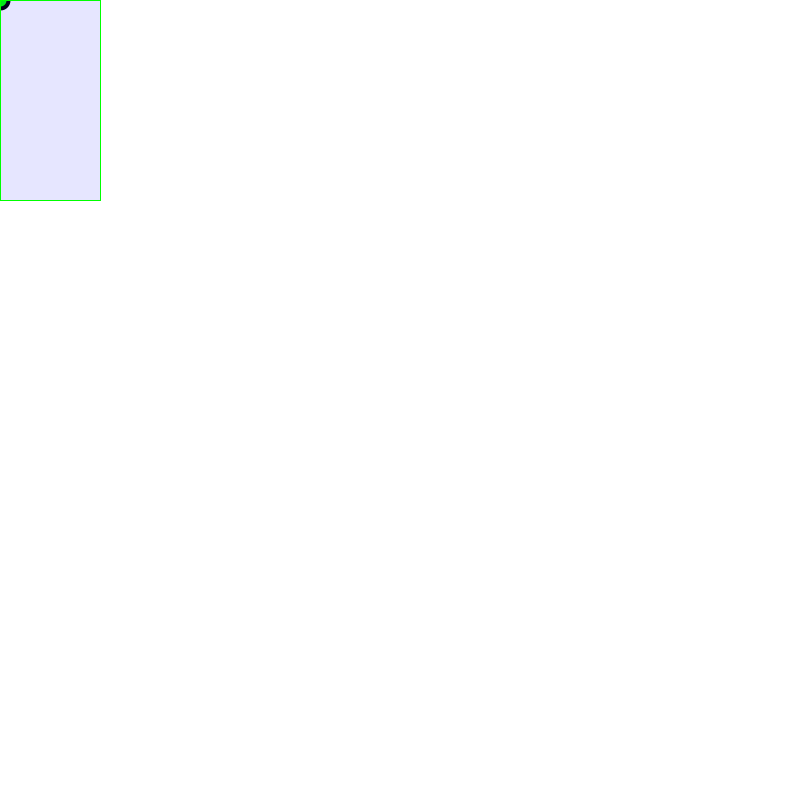
Frame 1 (no input)
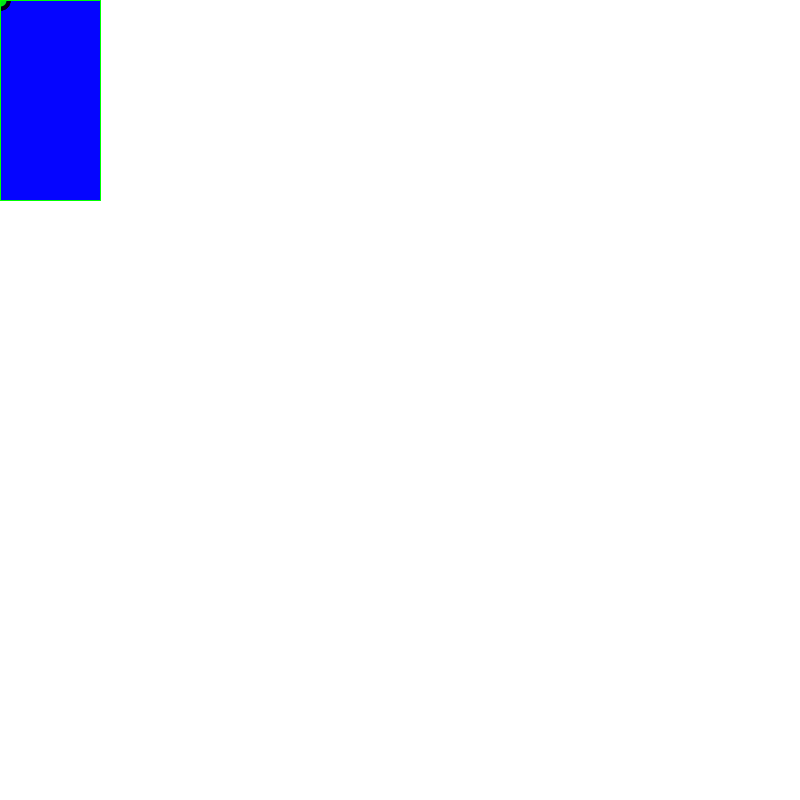
Frame 60 (the mouse pressed at the canvas centre just before this capture)
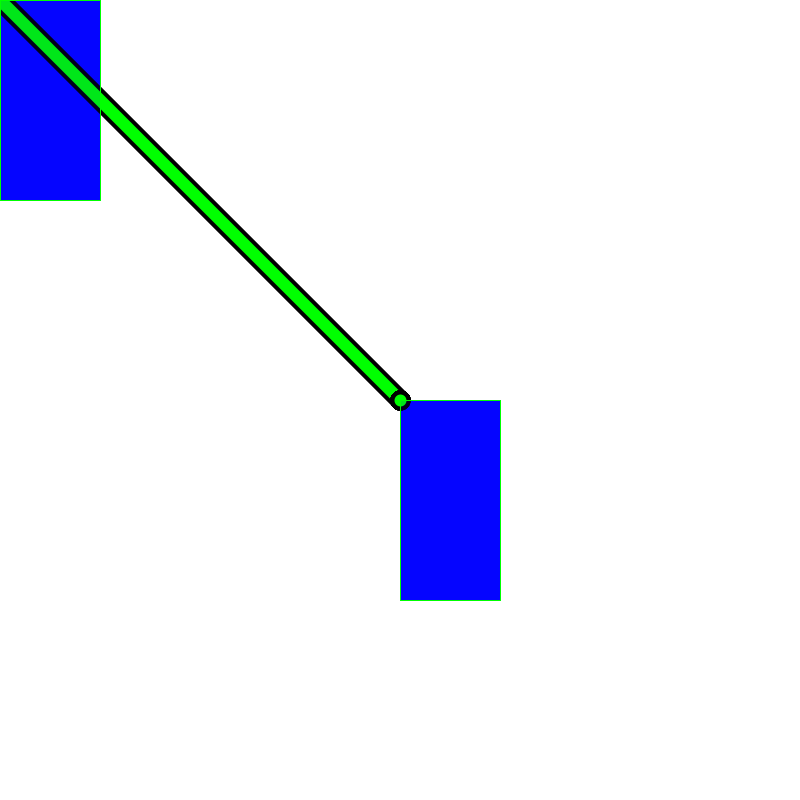
Frame 120 (the mouse held since frame 60 and released just before this capture)

The Processing sketch that drew these frames (run headless with seeded random() and noise(); from frame 60 on, the mouse is pressed at the canvas centre):

// Processing sketch: ss_4
// ── ss_4.pde
//mouse move

void setup(){
 
  background(255);
  size (800,800); 
}

void draw() {
strokeWeight(20);
  stroke(0);
    line(pmouseX, pmouseY, mouseX, mouseY);
    strokeWeight(12);
   stroke(0, 255, 0);
   line(mouseX, mouseY, pmouseX, pmouseY);
   
     strokeWeight(1);
   fill(0, 0, 255,25);
  rect(pmouseX, pmouseY, 100, 200); 
}

void mousePressed(){
  background(255);
}

void keyPressed() {
  
  background(50, 50,150, 50);
}
  
